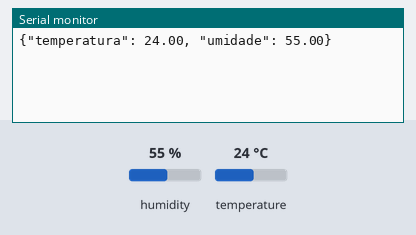
Simulated run of this sketch. Board: Arduino Uno, built with avr-gcc and run on an emulated ATmega328P. Parts: the last lines printed to the serial monitor. The test bench sets the inputs (shaded band); at power-on: humidity 55 %, temperature 24 °C.

Above: at 3.2 s.
3.3 s: humidity set to 22 %
At 5.5 s:
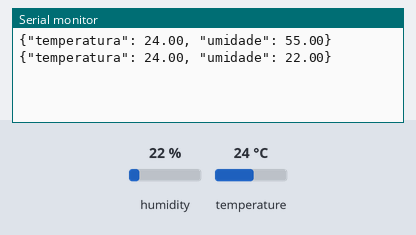
7.1 s: temperature set to 12 °C
At 8.7 s:
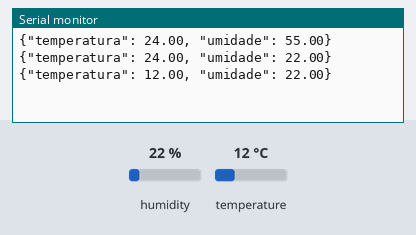
10.9 s: humidity set to 40 %
At 11.8 s:
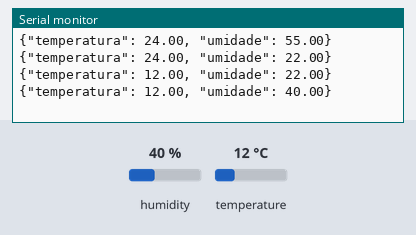
Timing chart, 0 to 13.9 s (numbered marks = the images above; inputs shaded):
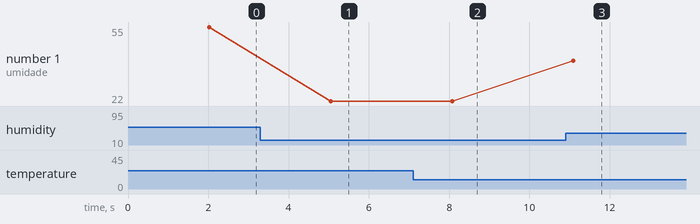

The sketch:

estacao.ino
```cpp
#include "DHT.h"

#define DHTPIN  4
#define DHTTYPE DHT11

DHT dht(DHTPIN, DHTTYPE);

void setup() {
  Serial.begin(9600);
  dht.begin();
  delay(2000);
}

void loop() {
  float temp = dht.readTemperature();
  float umid = dht.readHumidity();

  if (!isnan(temp) && !isnan(umid)) {
    Serial.print("{\"temperatura\": ");
    Serial.print(temp);
    Serial.print(", \"umidade\": ");
    Serial.print(umid);
    Serial.println("}");
  }

  delay(3000);
}
```

Measured:
- after the input at 3.3 s, the serial monitor: prints a new line after 1.7 s (image 1)
- after the input at 7.1 s, the serial monitor: prints a new line after 0.97 s (image 2)
- after the input at 10.9 s, the serial monitor: prints a new line after 0.20 s (image 3)
- plotted number 1: 55 → 22 after the input at 3.3 s, 22 → 40 after the input at 10.9 s
